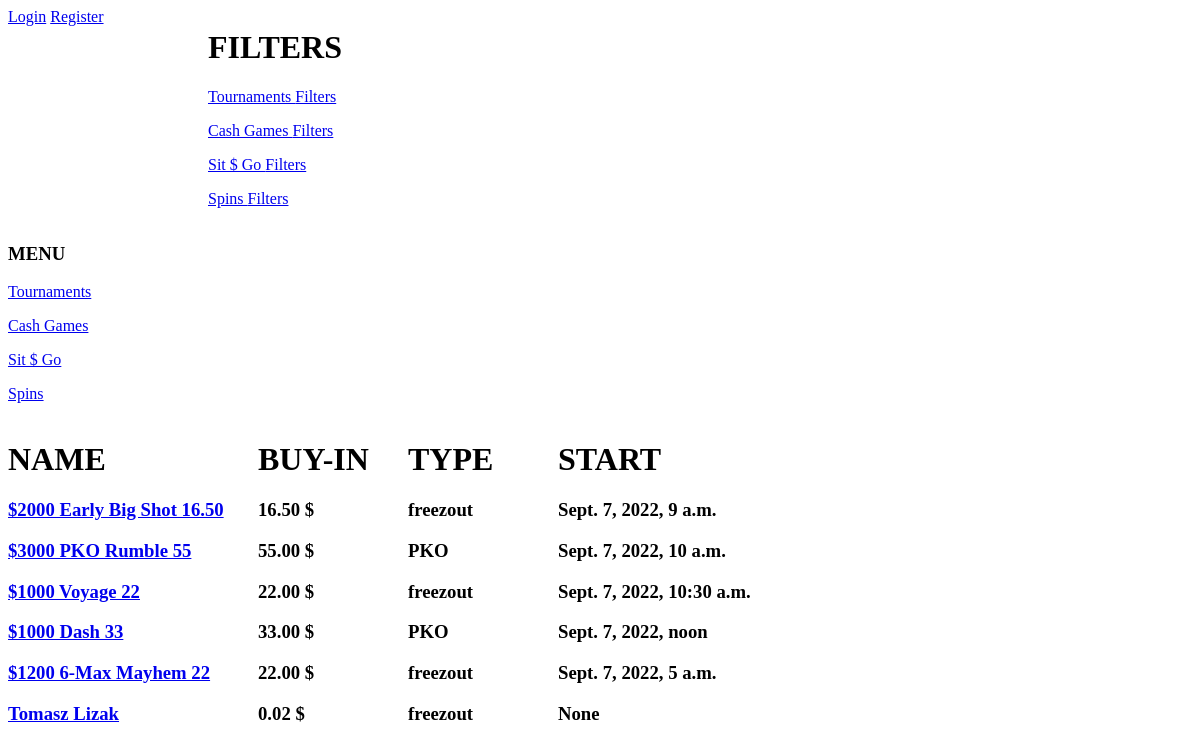
/game_type/1/, run on an earlier commit of the app's database.
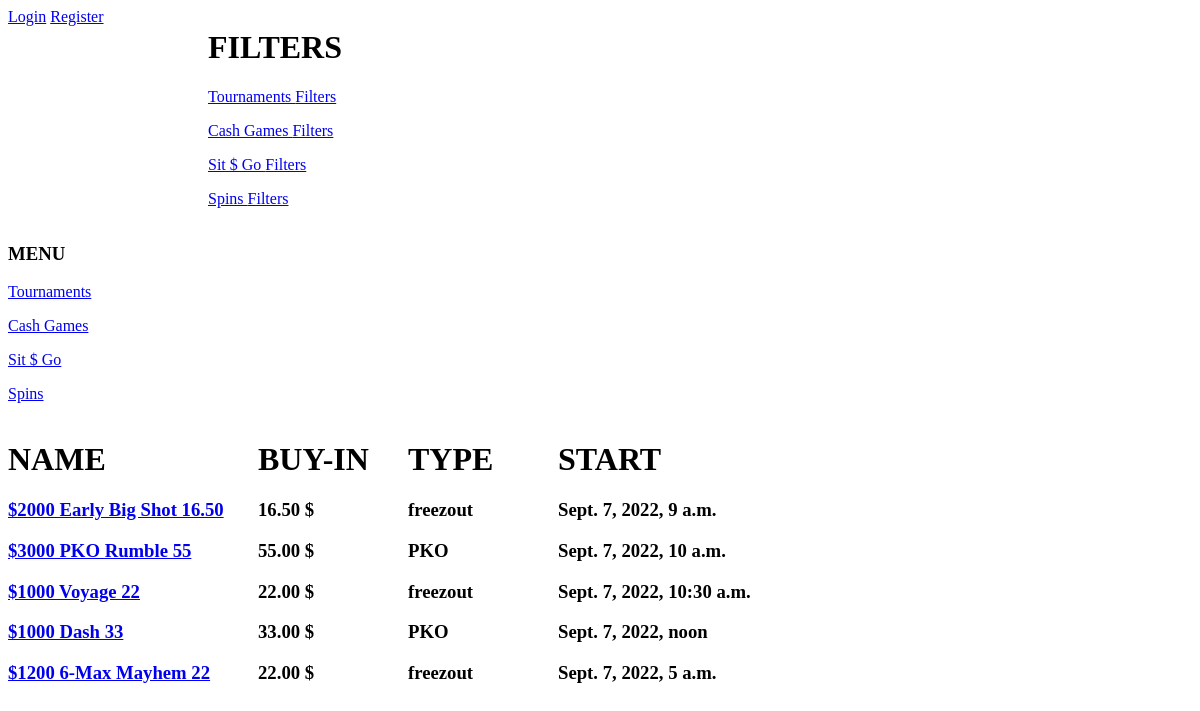
And on a later commit of the database.
### tournaments/models.py (models this page shows, shortened)
class Game_Type(models.Model):
    name = models.CharField(max_length=50)

class Tournaments(models.Model):
    Tournament_status = (
        ('compleated', 'compleated'),
        ('running', 'running'),
        ('late reg', 'late reg'),
        ('upcoming', 'upcoming')
    )
    Tournament_type =(
        ('freezout', 'freezout'),
        ('R&A', 'R&A'),
        ('PKO', "PKO"),
        ('Knockot', 'Knockout')
    )
    name = models.CharField(max_length=50)
    date = models.DateTimeField(auto_now=False, auto_now_add=False, blank=True, null=True)
    buy_in = models.DecimalField(max_digits=12, decimal_places=2)
    players = models.IntegerField(blank=True, null=True)
    prizepool = models.DecimalField(max_digits=12, decimal_places=2)
    status = models.CharField(choices=Tournament_status, max_length = 30)
    type = models.CharField(choices=Tournament_type, max_length = 30)
    game_type = models.ForeignKey(Game_Type, on_delete=models.CASCADE, null=True)
    class Meta:
        verbose_name = 'Tournament'
        verbose_name_plural = 'Tournaments'

### tournaments/views.py (the view)
# urls.py: path('game_type/<id>/', category, name='game_type'),
def category(request, id):
    all_tournaments = Tournaments.objects.all()
    category_type = Game_Type.objects.get(pk=id)
    game_type = Game_Type.objects.all()
    tournament_user = Tournaments.objects.get(pk=id)
    all_cashes = Cash_Games.objects.all()
    all_sit_go = Sit_Go.objects.all()
    all_spins = Spin.objects.all()
    data = {'category_type' : category_type,
            'game_type': game_type,
            'all_tournaments' : all_tournaments,
            'tournament_user' : tournament_user,
            'all_cashes' : all_cashes,
            'all_sit_go' : all_sit_go,
            'all_spins' : all_spins}
    return render(request, 'category_type.html', data)

### tournaments/templates/category_type.html (shortened to what this page needs)
{% extends 'szablon.html' %}
{% block layout %}
    {% if category_type.name == 'Tournaments' %}
        <div style="width:250; float:left">
        <h1> NAME </h1>
        {% for tour in all_tournaments %}
            <h3><a href = "/tournament/{{ tour.id }}/"> {{ tour.name }} </a></h3>
        {% endfor %}
        </div>
        <div style="width:150; float:left">
            <h1> BUY-IN </h1>
            {% for tour in all_tournaments %}
            <h3> {{ tour.buy_in }} $ </h3>
            {% endfor %}
        </div>
            <div style="width:150; float:left">
            <h1> TYPE </h1>
            {% for tour in all_tournaments %}
            <h3> {{ tour.type }} </h3>
            {% endfor %}
            </div>
            <div style="width:200; float:left">
            <h1> START </h1>
            {% for tour in all_tournaments %}
            <h3> {{ tour.date }} </h3>
            {% endfor %}
            </div>
    {% endif %}
{% endblock layout %}

### tournaments/templates/szablon.html (shortened to what this page needs)
<div style="width:200px; float:left">
    <div class="navbar-nav">
        {% if user.is_authenticated %}
            <a class="nav-item nav link" href="{% url 'profile' %}">Profile</a>
            <a class="nav-item nav link" href="{% url 'logout' %}">Logout</a>
        {% else %}
            <a class="nav-item nav link" href="{% url 'login' %}">Login</a>
            <a class="nav-item nav link" href="{% url 'register' %}">Register</a>
        {% endif %}
    </div>
</div>
<div style="width:700; float:left">
    <h1> FILTERS </h1>
    {% for game in game_type %}
        <p><a href = "/game_type/{{ game.id }}/filter/"> {{ game.name }} Filters </a></p>
    {% endfor %}
</div>
<div style="width:200px; float:left">
<h3> MENU </h3>
{% for game in game_type %}
<p><a href = "/game_type/{{ game.id }}/"> {{ game.name }}</a> </p>
{% endfor %}
    </div>
    <div style="width:1200; float:left">
        {% block layout %}   {% endblock layout %}
    </div>

What changed in the data, as far as the page shows it:
removed Tournaments: name "Tomasz Lizak", buy_in "0.02", type "freezout", date "None"
